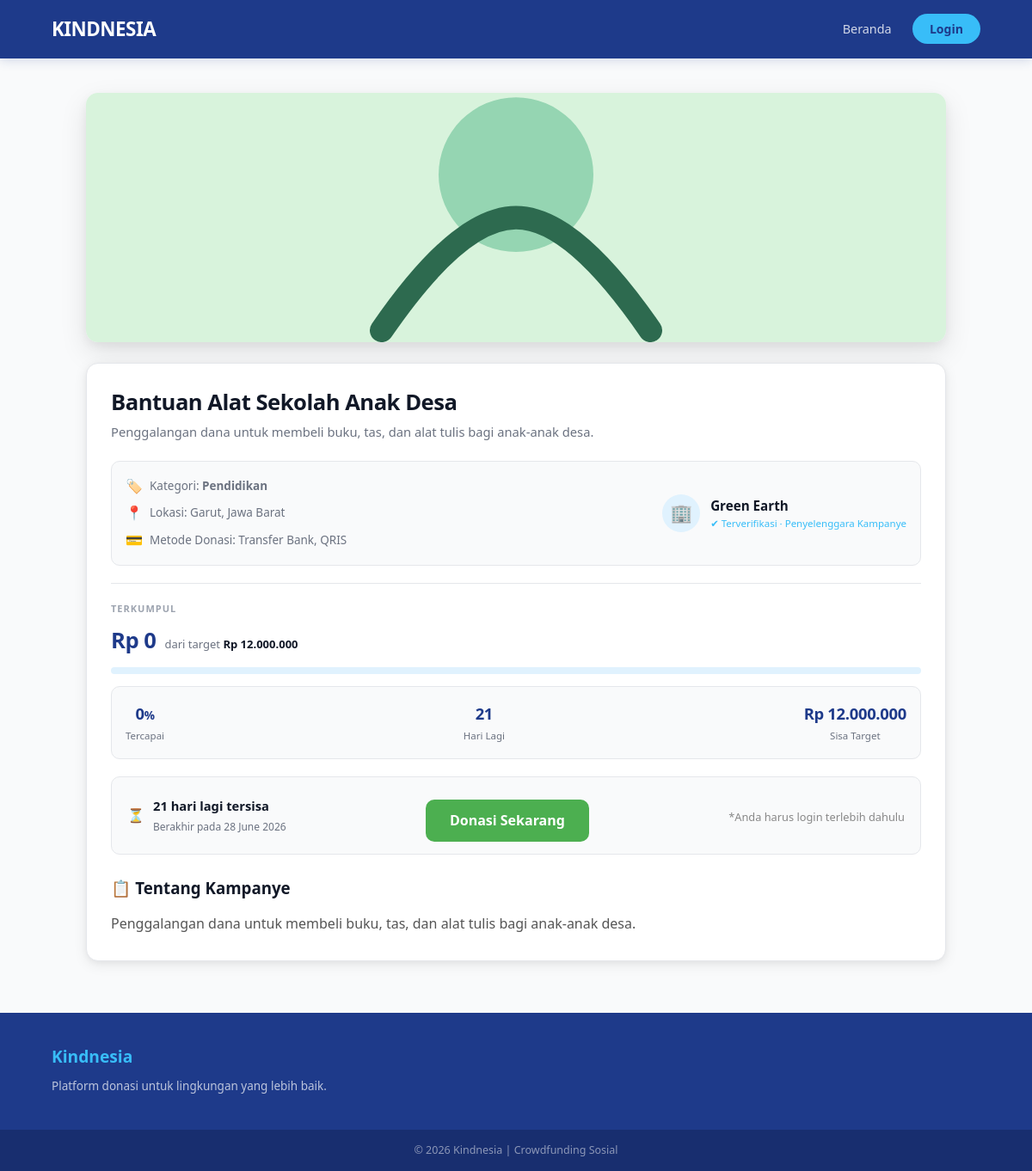
Screenshot of /details.php?id=4 with the database file from the repository.
### tables this page shows
CREATE TABLE kampanye (
  id                INT UNSIGNED AUTO_INCREMENT PRIMARY KEY,
  pengelola_id      INT UNSIGNED NOT NULL,
  judul             VARCHAR(300) NOT NULL,
  kategori          ENUM('Lingkungan','Kesehatan','Pendidikan','Bencana','Fasilitas Umum') NOT NULL,
  lokasi            VARCHAR(200) DEFAULT NULL,
  deskripsi         TEXT         DEFAULT NULL,
  gambar            VARCHAR(300) DEFAULT NULL,
  target_dana       DECIMAL(15,2) NOT NULL DEFAULT 0,
  dana_terkumpul    DECIMAL(15,2) NOT NULL DEFAULT 0,
  deadline          DATE         NOT NULL,
  metode_donasi     VARCHAR(200) DEFAULT 'Transfer Bank, E-Wallet, QRIS',
  created_at        TIMESTAMP    DEFAULT CURRENT_TIMESTAMP,
  INDEX idx_deadline (deadline),
  INDEX idx_pengelola (pengelola_id),
  CONSTRAINT fk_kampanye_pengelola
    FOREIGN KEY (pengelola_id) REFERENCES pengelola(id) ON DELETE CASCADE
);

CREATE TABLE pengelola (
  id              INT UNSIGNED AUTO_INCREMENT PRIMARY KEY,
  username        VARCHAR(100)  NOT NULL UNIQUE,
  nama_pengelola  VARCHAR(200)  NOT NULL,
  email           VARCHAR(200)  NOT NULL UNIQUE,
  no_telepon      VARCHAR(20)   DEFAULT NULL,
  alamat          TEXT          DEFAULT NULL,
  password        VARCHAR(255)  NOT NULL,
  qris_image      VARCHAR(300)  DEFAULT NULL,
  no_ewallet      VARCHAR(100)  DEFAULT NULL,
  nama_ewallet    VARCHAR(100)  DEFAULT NULL,
  no_rekening     VARCHAR(100)  DEFAULT NULL,
  nama_bank       VARCHAR(100)  DEFAULT NULL,
  atas_nama       VARCHAR(200)  DEFAULT NULL,
  created_at      TIMESTAMP     DEFAULT CURRENT_TIMESTAMP
);

### config.php (called while the page is built, shortened)
<?php
function isLoggedIn() {
    return isset($_SESSION['user_id']) && isset($_SESSION['user_role']);
}
?>

### details.php (the view, shortened to what this page needs)
<?php
require_once 'config.php';
$user = isLoggedIn() ? currentUser() : null;
$id = intval($_GET['id'] ?? 0);
$db   = getDB();
$stmt = $db->prepare(
    "SELECT k.*, p.nama_pengelola, p.email AS pengelola_email, p.no_telepon AS pengelola_telp, p.alamat AS pengelola_alamat
     FROM kampanye k
     JOIN pengelola p ON p.id = k.pengelola_id
     WHERE k.id = ?
     LIMIT 1"
);
$stmt->bind_param("i", $id);
$stmt->execute();
$k = $stmt->get_result()->fetch_assoc();
$pct      = $k['target_dana'] > 0 ? min(100, round($k['dana_terkumpul'] / $k['target_dana'] * 100)) : 0;
$sisaHari = max(0, intval((strtotime($k['deadline']) - strtotime(date('Y-m-d'))) / 86400));
$deadlineStr = date('d F Y', strtotime($k['deadline']));
$imgSrc   = $k['gambar'] ? 'uploads/kampanye/' . htmlspecialchars($k['gambar']) : 'assets/img/placeholder.svg';
function rp($num) {
    return 'Rp ' . number_format($num, 0, ',', '.');
}
?>
<!DOCTYPE html>
<html lang="id">
<head>
    <link rel="stylesheet" href="assets/css/details.css">
</head>
<body>
<header>
    <div class="container nav">
        <h1 class="logo">Kindnesia</h1>
        <nav>
            <?php if ($user): ?>
                <span class="user-info">👤 <?= htmlspecialchars($user['nama']) ?></span>
                <?php if ($user['role'] === 'pengelola'): ?>
                    <a href="dashboard.php">Dashboard</a>
                <?php else: ?>
                    <a href="riwayat_donasi.php">Donasi Saya</a>
                <?php endif; ?>
                <a href="index.php">Beranda</a>
                <a href="logout.php" class="logout-btn">Logout</a>
            <?php else: ?>
                <a href="index.php">Beranda</a>
                <a href="login.html" class="login-btn">Login</a>
            <?php endif; ?>
        </nav>
    </div>
</header>
<main>
    <div class="image">
        <img src="<?= $imgSrc ?>" alt="<?= htmlspecialchars($k['judul']) ?>"
             onerror="this.src='assets/img/placeholder.svg'">
    </div>
    <div class="card">
        <div class="title">
            <h1><?= htmlspecialchars($k['judul']) ?></h1>
            <span class="subtitle"><?= htmlspecialchars($k['deskripsi'] ?? '') ?></span>
        </div>
        <div class="profile">
            <div class="campaign-info">
                <div class="info-item">
                    <span>🏷️</span>
                    <p>Kategori: <strong><?= htmlspecialchars($k['kategori']) ?></strong></p>
                </div>
                <?php if ($k['lokasi']): ?>
                <div class="info-item">
                    <span>📍</span>
                    <p>Lokasi: <?= htmlspecialchars($k['lokasi']) ?></p>
                </div>
                <?php endif; ?>
                <div class="info-item">
                    <span>💳</span>
                    <p>Metode Donasi: <?= htmlspecialchars($k['metode_donasi'] ?? 'Transfer Bank, E-Wallet, QRIS') ?></p>
                </div>
            </div>
            <div class="profile-picture">🏢</div>
            <div class="nama-profile">
                <div class="nama"><?= htmlspecialchars($k['nama_pengelola']) ?></div>
                <div class="sejak">✔ Terverifikasi · Penyelenggara Kampanye</div>
            </div>
        </div>
        <hr>
        <div class="terkumpul-nominal">
            <div class="terkumpul">TERKUMPUL</div>
            <div class="nominal">
                <div class="nom-sekarang"><?= rp($k['dana_terkumpul']) ?></div>
                <div class="nom-target">dari target <span><?= rp($k['target_dana']) ?></span></div>
            </div>
            <div class="bar-track">
            </div>
            <div class="stats">
                <div class="stat">
                    <div class="stat-num"><?= $pct ?><span>%</span></div>
                    <div class="stat-label">Tercapai</div>
                </div>
                <div class="stat">
                    <div class="stat-num"><?= $sisaHari ?></div>
                    <div class="stat-label">Hari Lagi</div>
                </div>
                <div class="stat">
                    <div class="stat-num"><?= rp($k['target_dana'] - $k['dana_terkumpul']) ?></div>
                    <div class="stat-label">Sisa Target</div>
                </div>
            </div>
        </div>
        <div class="sisa-hari">
            <span>⏳</span>
            <div class="sisa-tanggal-segera">
                <div class="sisa-tanggal">
                    <div class="sisa"><?= $sisaHari > 0 ? "$sisaHari hari lagi tersisa" : 'Kampanye telah berakhir' ?></div>
                    <div class="tanggal">Berakhir pada <?= $deadlineStr ?></div>
                </div>
                <?php if ($sisaHari > 0): ?>
                    <?php if ($user && $user['role'] === 'donatur'): ?>
                        <a href="donasi.php?id=<?= $k['id'] ?>" class="donate-btn-main" style="display:inline-block;padding:12px 28px;background:#4CAF50;color:#fff;border-radius:10px;text-decoration:none;font-weight:700;margin-top:12px;">Donasi Sekarang</a>
                    <?php elseif ($user && $user['role'] === 'pengelola'): ?>
                        <p style="color:#e67e22;margin-top:12px;font-size:.9rem;">⚠ Pengelola tidak dapat berdonasi.</p>
                    <?php else: ?>
                        <a href="login.html?redirect=<?= urlencode('donasi.php?id=' . $k['id']) ?>" class="donate-btn-main" style="display:inline-block;padding:12px 28px;background:#4CAF50;color:#fff;border-radius:10px;text-decoration:none;font-weight:700;margin-top:12px;">Donasi Sekarang</a>
                        <p style="color:#888;font-size:.8rem;margin-top:4px;">*Anda harus login terlebih dahulu</p>
                    <?php endif; ?>
                <?php else: ?>
                    <p style="color:#e74c3c;font-weight:700;margin-top:8px;">Kampanye ini telah berakhir</p>
                <?php endif; ?>
            </div>
        </div>
        <div style="margin-top:24px;">
            <h3 style="margin-bottom:12px;">📋 Tentang Kampanye</h3>
            <p style="line-height:1.8;color:#555;"><?= nl2br(htmlspecialchars($k['deskripsi'] ?? 'Tidak ada deskripsi.')) ?></p>
        </div>
    </div>
</main>
<footer>
    <div class="footer-content container">
        <div>
            <h3>Kindnesia</h3>
            <p>Platform donasi untuk lingkungan yang lebih baik.</p>
        </div>
    </div>
    <div class="copyright">
        <p>© 2026 Kindnesia | Crowdfunding Sosial</p>
    </div>
</footer>
</body>
</html>

### rows the page displays
kampanye: judul "Bantuan Alat Sekolah Anak Desa", deskripsi "Penggalangan dana untuk membeli buku, tas, dan alat tulis bagi anak-anak desa.", kategori "Pendidikan", lokasi "Garut, Jawa Barat", metode_donasi "Transfer Bank, QRIS", pengelola.nama_pengelola "Green Earth", dana_terkumpul "Rp 0", target_dana "Rp 12.000.000", pct "0", deadline "21", rp($k['target_dana'] - $k['dana_terkumpul']) "Rp 12.000.000", deadline "28 June 2026"
